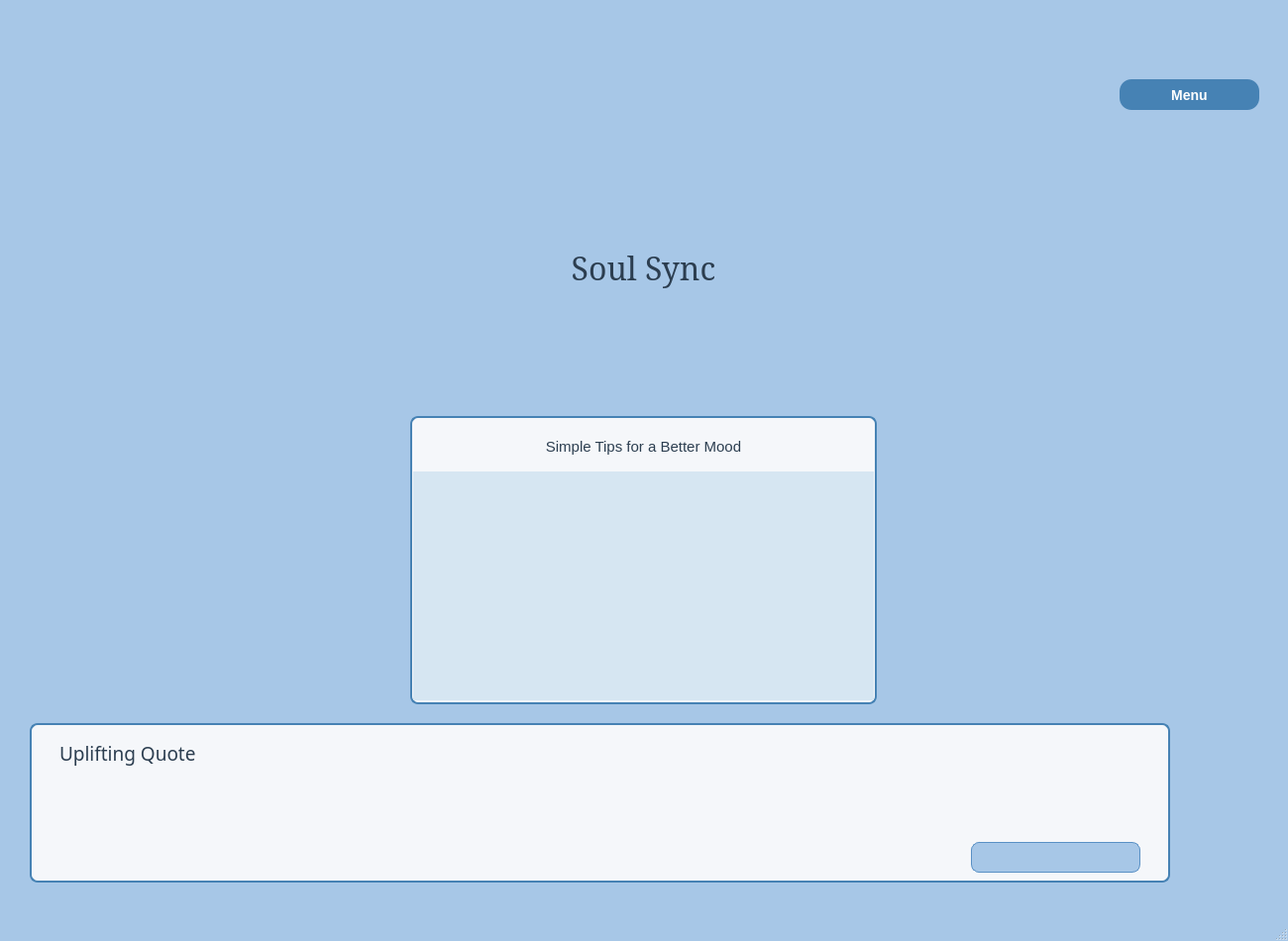
<?xml version="1.0" encoding="UTF-8"?>
<ui version="4.0">
 <class>MainWindow</class>
 <widget class="QMainWindow" name="MainWindow">
  <property name="geometry">
   <rect>
    <x>0</x>
    <y>0</y>
    <width>1300</width>
    <height>950</height>
   </rect>
  </property>
  <property name="palette">
   <palette>
    <active>
     <colorrole role="Base">
      <brush brushstyle="SolidPattern">
       <color alpha="255">
        <red>255</red>
        <green>255</green>
        <blue>255</blue>
       </color>
      </brush>
     </colorrole>
     <colorrole role="Window">
      <brush brushstyle="SolidPattern">
       <color alpha="255">
        <red>167</red>
        <green>199</green>
        <blue>231</blue>
       </color>
      </brush>
     </colorrole>
    </active>
    <inactive>
     <colorrole role="Base">
      <brush brushstyle="SolidPattern">
       <color alpha="255">
        <red>255</red>
        <green>255</green>
        <blue>255</blue>
       </color>
      </brush>
     </colorrole>
     <colorrole role="Window">
      <brush brushstyle="SolidPattern">
       <color alpha="255">
        <red>167</red>
        <green>199</green>
        <blue>231</blue>
       </color>
      </brush>
     </colorrole>
    </inactive>
    <disabled>
     <colorrole role="Base">
      <brush brushstyle="SolidPattern">
       <color alpha="255">
        <red>167</red>
        <green>199</green>
        <blue>231</blue>
       </color>
      </brush>
     </colorrole>
     <colorrole role="Window">
      <brush brushstyle="SolidPattern">
       <color alpha="255">
        <red>167</red>
        <green>199</green>
        <blue>231</blue>
       </color>
      </brush>
     </colorrole>
    </disabled>
   </palette>
  </property>
  <property name="windowTitle">
   <string>MainWindow</string>
  </property>
  <widget class="QWidget" name="centralwidget">
   <widget class="QLabel" name="label">
    <property name="geometry">
     <rect>
      <x>554</x>
      <y>50</y>
      <width>191</width>
      <height>181</height>
     </rect>
    </property>
    <property name="text">
     <string/>
    </property>
    <property name="pixmap">
     <pixmap>soul_sync_logo.jpg</pixmap>
    </property>
    <property name="scaledContents">
     <bool>true</bool>
    </property>
   </widget>
   <widget class="QLabel" name="label_2">
    <property name="geometry">
     <rect>
      <x>554</x>
      <y>250</y>
      <width>191</width>
      <height>41</height>
     </rect>
    </property>
    <property name="font">
     <font>
      <family>MS Serif</family>
      <pointsize>24</pointsize>
     </font>
    </property>
    <property name="styleSheet">
     <string notr="true">QLabel{color: #2C3E50;
}
</string>
    </property>
    <property name="text">
     <string>Soul Sync</string>
    </property>
    <property name="alignment">
     <set>Qt::AlignCenter</set>
    </property>
   </widget>
   <widget class="QGroupBox" name="groupBox">
    <property name="geometry">
     <rect>
      <x>30</x>
      <y>730</y>
      <width>1151</width>
      <height>161</height>
     </rect>
    </property>
    <property name="styleSheet">
     <string notr="true">QGroupBox {
    background-color: #F5F7FA; 
    color: #333333;
    font-size: 16px;
    font-family: &quot;Arial&quot;, sans-serif;
    border: 2px solid #4682B4; 
    border-radius: 8px; 
    padding: 10px;
}


QGroupBox:focus {
    border: 2px solid #5A9BD6; 
    background-color: #FFFFFF; 
}
</string>
    </property>
    <property name="title">
     <string/>
    </property>
    <widget class="QLabel" name="label_3">
     <property name="geometry">
      <rect>
       <x>30</x>
       <y>10</y>
       <width>261</width>
       <height>41</height>
      </rect>
     </property>
     <property name="font">
      <font>
       <family>Sitka Subheading Semibold</family>
       <pointsize>14</pointsize>
      </font>
     </property>
     <property name="styleSheet">
      <string notr="true">QLabel{color: #2C3E50;
}
</string>
     </property>
     <property name="text">
      <string>Uplifting Quote</string>
     </property>
     <property name="scaledContents">
      <bool>false</bool>
     </property>
    </widget>
    <widget class="QLabel" name="quote_label">
     <property name="geometry">
      <rect>
       <x>26</x>
       <y>70</y>
       <width>1111</width>
       <height>31</height>
      </rect>
     </property>
     <property name="font">
      <font>
       <pointsize>10</pointsize>
       <italic>true</italic>
      </font>
     </property>
     <property name="styleSheet">
      <string notr="true">QLabel{color: #2C3E50;
}</string>
     </property>
     <property name="text">
      <string/>
     </property>
     <property name="alignment">
      <set>Qt::AlignCenter</set>
     </property>
    </widget>
    <widget class="QGroupBox" name="groupBox_2">
     <property name="geometry">
      <rect>
       <x>950</x>
       <y>110</y>
       <width>171</width>
       <height>41</height>
      </rect>
     </property>
     <property name="styleSheet">
      <string notr="true">QGroupBox {
    border: 1px solid #5a91c5;  
    border-radius: 8px;  
    background-color: #a7c7e7; 
    padding: 10px;  
    margin-top: 10px;  
    font: bold 12pt &quot;Arial&quot;; 
    color: #2c3e50;  
}</string>
     </property>
     <property name="title">
      <string/>
     </property>
     <widget class="QLabel" name="owner_label">
      <property name="geometry">
       <rect>
        <x>10</x>
        <y>15</y>
        <width>151</width>
        <height>21</height>
       </rect>
      </property>
      <property name="text">
       <string/>
      </property>
      <property name="alignment">
       <set>Qt::AlignCenter</set>
      </property>
     </widget>
    </widget>
   </widget>
   <widget class="QPushButton" name="menu_btn">
    <property name="geometry">
     <rect>
      <x>1130</x>
      <y>80</y>
      <width>141</width>
      <height>31</height>
     </rect>
    </property>
    <property name="styleSheet">
     <string notr="true">QPushButton {
    background-color: #4682B4;
    color: white;
    font-size: 14px;
    font-weight: bold;
    border: none;
    border-radius: 12px; 
    padding: 10px 20px;
    min-width: 100px;
    transition: background-color 0.3s ease-in-out, transform 0.1s;
}


QPushButton:hover {
    background-color: #5A9BD6;
}


QPushButton:pressed {
    background-color: #36648B;
    transform: scale(0.98); 
}
</string>
    </property>
    <property name="text">
     <string>Menu</string>
    </property>
   </widget>
   <widget class="QGroupBox" name="groupBox_3">
    <property name="geometry">
     <rect>
      <x>414</x>
      <y>420</y>
      <width>471</width>
      <height>291</height>
     </rect>
    </property>
    <property name="styleSheet">
     <string notr="true">QGroupBox {
    background-color: #F5F7FA; 
    color: #333333;
    font-size: 16px;
    font-family: &quot;Arial&quot;, sans-serif;
    border: 2px solid #4682B4; 
    border-radius: 8px; 
    padding: 10px;
}


QGroupBox:focus {
    border: 2px solid #5A9BD6; 
    background-color: #FFFFFF; 
}
</string>
    </property>
    <property name="title">
     <string/>
    </property>
    <widget class="QLabel" name="tips_label">
     <property name="geometry">
      <rect>
       <x>3</x>
       <y>56</y>
       <width>465</width>
       <height>231</height>
      </rect>
     </property>
     <property name="styleSheet">
      <string notr="true">QLabel{background-color: #D6E6F2;
 color: #6D6D6D;
}</string>
     </property>
     <property name="text">
      <string/>
     </property>
     <property name="alignment">
      <set>Qt::AlignLeading|Qt::AlignLeft|Qt::AlignTop</set>
     </property>
    </widget>
    <widget class="QLabel" name="label_4">
     <property name="geometry">
      <rect>
       <x>10</x>
       <y>10</y>
       <width>451</width>
       <height>41</height>
      </rect>
     </property>
     <property name="font">
      <font>
       <pointsize>11</pointsize>
      </font>
     </property>
     <property name="styleSheet">
      <string notr="true">QLabel{color: #2C3E50;
}</string>
     </property>
     <property name="text">
      <string>Simple Tips for a Better Mood</string>
     </property>
     <property name="alignment">
      <set>Qt::AlignCenter</set>
     </property>
    </widget>
   </widget>
   <widget class="QLabel" name="message_label">
    <property name="geometry">
     <rect>
      <x>50</x>
      <y>320</y>
      <width>1200</width>
      <height>81</height>
     </rect>
    </property>
    <property name="font">
     <font>
      <pointsize>11</pointsize>
     </font>
    </property>
    <property name="styleSheet">
     <string notr="true">QLabel{color: #2C3E50;
}</string>
    </property>
    <property name="text">
     <string/>
    </property>
    <property name="alignment">
     <set>Qt::AlignCenter</set>
    </property>
   </widget>
  </widget>
  <widget class="QMenuBar" name="menubar">
   <property name="geometry">
    <rect>
     <x>0</x>
     <y>0</y>
     <width>1300</width>
     <height>22</height>
    </rect>
   </property>
  </widget>
  <widget class="QStatusBar" name="statusbar"/>
 </widget>
 <resources/>
 <connections/>
</ui>
